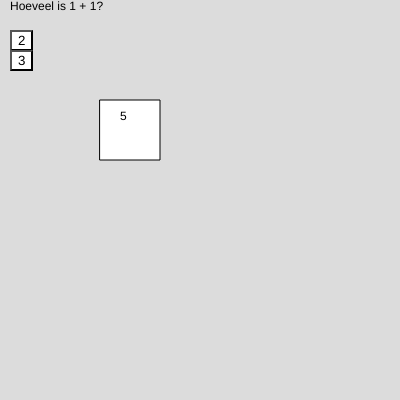
Frame 1 (no input)
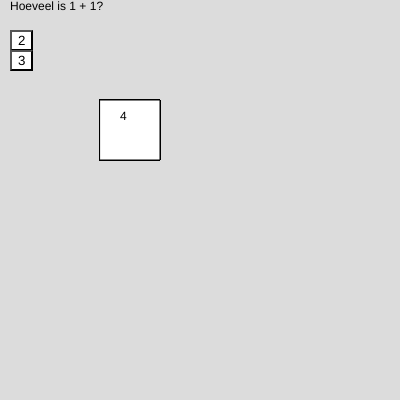
Frame 60 (no input)
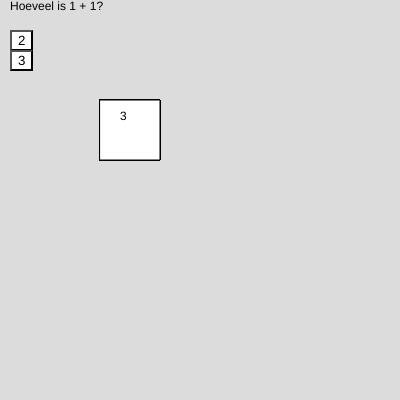
Frame 120 (the mouse pressed at the canvas centre since frame 60)

The p5.js sketch that drew these frames (run headless with seeded random() and noise() and a simulated clock; from frame 60 on, the mouse is pressed at the canvas centre):

// p5.js sketch
// ── sketch.js
let vragen_allemaal = [
  ["Hoeveel is 1 + 1?", "2", "3", 0],
  ["Hoeveel is 2 + 4?", "8", "6", 1],
  ["Welke kleur heeft een banaan?", "Geel", "Blauw", 0],
];

let button1;
let button2;

let timer = 5;
let score = 0;
let vraag_nummer = 0;
let welke_vraag_is_goed;

function setup() {
  createCanvas(400, 400);
  background(220);
  button1 = createButton("");
  button2 = createButton("");
  maakNieuweVraag();
}

function maakNieuweVraag() {
  timerActive = true;
  background(220);
  maakVraag(
    vragen_allemaal[vraag_nummer][0],
    vragen_allemaal[vraag_nummer][1],
    vragen_allemaal[vraag_nummer][2],
    vragen_allemaal[vraag_nummer][3]
  );
}

function controlleerAntwoord1() {
  timerActive = false;
  timer = 5;
  if (welke_vraag_is_goed == 0) {
    button1.style("background-color", "green");
    score++;
  } else {
    button1.style("background-color", "red");
  }
  vraag_nummer++;
  if (vraag_nummer >= vragen_allemaal.length) {
    setTimeout(theEnd, 2000);
  } else {
    setTimeout(maakNieuweVraag, 2000);
  }
}

function controlleerAntwoord2() {
  timerActive = false;
  timer = 5;
  if (welke_vraag_is_goed == 1) {
    button2.style("background-color", "green");
    score++;
  } else {
    button2.style("background-color", "red");
  }
  vraag_nummer++;
  if (vraag_nummer >= vragen_allemaal.length) {
    setTimeout(theEnd, 2000);
  } else {
    setTimeout(maakNieuweVraag, 2000);
  }
}

function theEnd() {
  vraag_nummer = 0;
  background(220);
  button1.html("");
  button2.html("");
  text("Je score is: " + score, 10, 10);
}

function draw() {
  if (timerActive) {
    timer = timer - deltaTime / 1000;
  }
  rect(100, 100, 60);
  text(round(timer), 120, 120);
  if (timer < 0) {
    timer = 5;
    vraag_nummer++;
    if (vraag_nummer >= vragen_allemaal.length) {
      theEnd();
    } else {
      maakNieuweVraag();
    }
  }
}

function maakVraag(vraag, antwoord1, antwoord2, welkeIsGoed) {
  text(vraag, 10, 10);
  button1.style("background-color", "white");
  button1.html(antwoord1);
  button1.position(10, 30);
  button1.mousePressed(controlleerAntwoord1);

  button2.style("background-color", "white");
  button2.html(antwoord2);
  button2.position(10, 50);
  button2.mousePressed(controlleerAntwoord2);

  welke_vraag_is_goed = welkeIsGoed;
}
